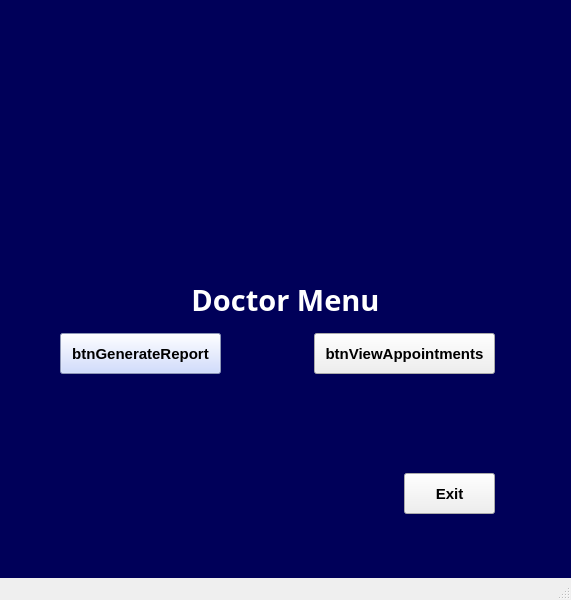
<?xml version="1.0" encoding="UTF-8"?>
<ui version="4.0">
 <class>MenuDoc</class>
 <widget class="QMainWindow" name="MenuDoc">
  <property name="geometry">
   <rect>
    <x>0</x>
    <y>0</y>
    <width>571</width>
    <height>600</height>
   </rect>
  </property>
  <property name="windowTitle">
   <string>MainWindow</string>
  </property>
  <property name="styleSheet">
   <string notr="true">QLabel{
background-color: rgb(0, 0, 89);
color:white;
}</string>
  </property>
  <widget class="QWidget" name="centralwidget">
   <widget class="QLabel" name="label">
    <property name="geometry">
     <rect>
      <x>-10</x>
      <y>-10</y>
      <width>591</width>
      <height>621</height>
     </rect>
    </property>
    <property name="font">
     <font>
      <family>Cascadia Code</family>
      <pointsize>22</pointsize>
      <italic>false</italic>
      <bold>true</bold>
      <underline>false</underline>
      <kerning>false</kerning>
     </font>
    </property>
    <property name="styleSheet">
     <string notr="true">QLabel{font: 700 22pt &quot;Cascadia Code&quot;;}</string>
    </property>
    <property name="text">
     <string>&lt;!DOCTYPE HTML PUBLIC &quot;-//W3C//DTD HTML 4.0//EN&quot; &quot;http://www.w3.org/TR/REC-html40/strict.dtd&quot;&gt;
&lt;html&gt;&lt;head&gt;&lt;meta name=&quot;qrichtext&quot; content=&quot;1&quot; /&gt;&lt;meta charset=&quot;utf-8&quot; /&gt;&lt;style type=&quot;text/css&quot;&gt;
p, li { white-space: pre-wrap; }
hr { height: 1px; border-width: 0; }
li.unchecked::marker { content: &quot;\2610&quot;; }
li.checked::marker { content: &quot;\2612&quot;; }
&lt;/style&gt;&lt;/head&gt;&lt;body style=&quot; font-family:'Cascadia Code'; font-size:22pt; font-weight:700; font-style:normal;&quot;&gt;
&lt;p align=&quot;center&quot; style=&quot; margin-top:0px; margin-bottom:0px; margin-left:0px; margin-right:0px; -qt-block-indent:0; text-indent:0px;&quot;&gt;&lt;span style=&quot; font-family:'Simplified Arabic Fixed'; color:#ffffff;&quot;&gt;Doctor Menu&lt;/span&gt;&lt;/p&gt;&lt;/body&gt;&lt;/html&gt;</string>
    </property>
   </widget>
   <widget class="QPushButton" name="pushButton_Report">
    <property name="geometry">
     <rect>
      <x>60</x>
      <y>333</y>
      <width>161</width>
      <height>41</height>
     </rect>
    </property>
    <property name="font">
     <font>
      <family>Segoe UI</family>
      <pointsize>11</pointsize>
      <bold>true</bold>
     </font>
    </property>
    <property name="styleSheet">
     <string notr="true">background-color: rgb(196, 210, 255);</string>
    </property>
    <property name="text">
     <string>btnGenerateReport</string>
    </property>
   </widget>
   <widget class="QPushButton" name="pushButton_view">
    <property name="geometry">
     <rect>
      <x>314</x>
      <y>333</y>
      <width>181</width>
      <height>41</height>
     </rect>
    </property>
    <property name="font">
     <font>
      <pointsize>11</pointsize>
      <bold>true</bold>
     </font>
    </property>
    <property name="styleSheet">
     <string notr="true">QLabel{
background-color: rgb(255, 255, 255);}</string>
    </property>
    <property name="text">
     <string>btnViewAppointments</string>
    </property>
   </widget>
   <widget class="QPushButton" name="pushButton_Exit">
    <property name="geometry">
     <rect>
      <x>404</x>
      <y>473</y>
      <width>91</width>
      <height>41</height>
     </rect>
    </property>
    <property name="font">
     <font>
      <pointsize>11</pointsize>
      <bold>true</bold>
     </font>
    </property>
    <property name="text">
     <string>Exit</string>
    </property>
   </widget>
  </widget>
  <widget class="QMenuBar" name="menubar">
   <property name="geometry">
    <rect>
     <x>0</x>
     <y>0</y>
     <width>571</width>
     <height>22</height>
    </rect>
   </property>
  </widget>
  <widget class="QStatusBar" name="statusbar"/>
 </widget>
 <resources/>
 <connections/>
</ui>
